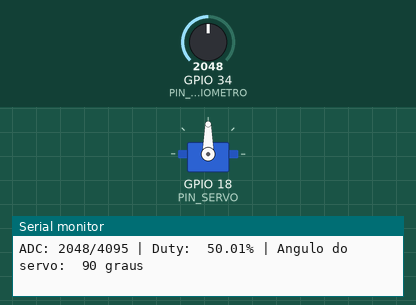
Simulated run of this sketch. Board: ESP32. On the bench: servo, the last lines printed to the serial monitor. The inputs (shaded band) are chosen by the test bench; at power-on: GPIO 34 (PIN_POTENCIOMETRO) = 2048 (analog values on the 0–4095 scale).

Above: at 1.5 s.
1.6 s: GPIO 34 (PIN_POTENCIOMETRO) set to 2440
At 2.8 s:
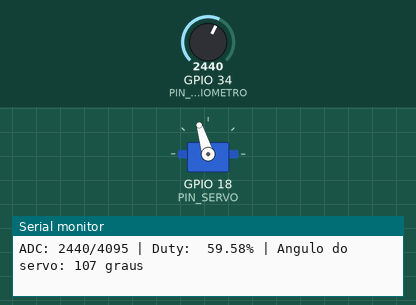
3.1 s: GPIO 34 (PIN_POTENCIOMETRO) set to 4095
At 4.2 s:
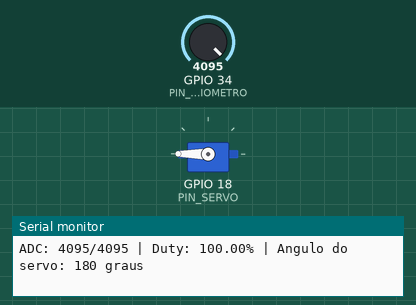
4.6 s: GPIO 34 (PIN_POTENCIOMETRO) set to 491
At 5.6 s:
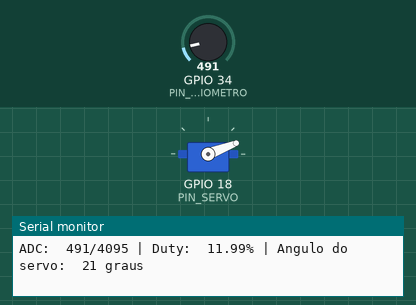
6.1 s: GPIO 34 (PIN_POTENCIOMETRO) set to 140
At 7.0 s:
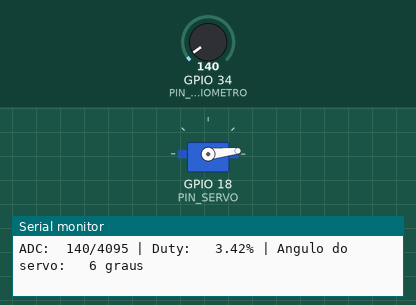
7.6 s: GPIO 34 (PIN_POTENCIOMETRO) set to 1228
At 8.4 s:
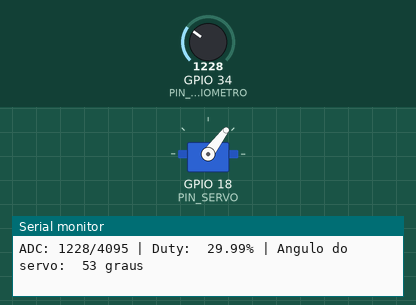
9.1 s: GPIO 34 (PIN_POTENCIOMETRO) set to 2866
At 9.8 s:
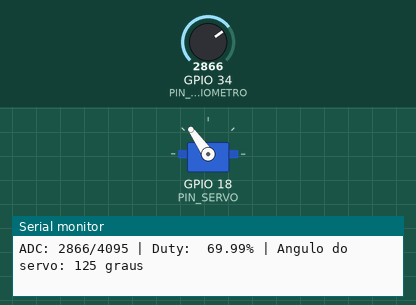
Timing chart, 0 to 11.6 s (numbered marks = the images above; inputs shaded):
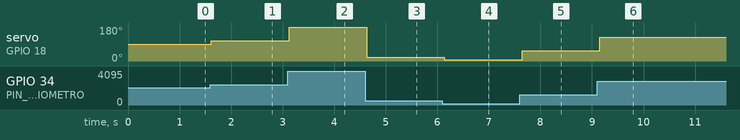

The sketch:

parte2_ex1_servo_potenciometro.ino
```cpp
// ==========================================================================
// SEL0433 - Aplicação de Microprocessadores
// Projeto 3 - Parte 2 / Exercício 1
// Controle PWM de servomotor via potenciômetro (biblioteca ESP32Servo)
// ==========================================================================


#include <ESP32Servo.h>

// Configurações de hardware
#define PIN_SERVO        18
#define PIN_POTENCIOMETRO 34
#define BAUD_RATE        115200

// Parâmetros do servo
#define SERVO_PULSO_MIN_US  500   // pulso minimo (0 graus)
#define SERVO_PULSO_MAX_US  2400  // pulso maximo (180 graus)
#define SERVO_ANGULO_MIN    0
#define SERVO_ANGULO_MAX    180

// Parâmetros do ADC
#define ADC_RESOLUCAO_BITS  12
#define ADC_VALOR_MAX       4095  // 2^12 - 1

#define UPDATE_PERIOD_MS    100

Servo meuServo;

void setup() {
  Serial.begin(BAUD_RATE);
  delay(300);
  Serial.println();

  meuServo.setPeriodHertz(50);
  meuServo.attach(PIN_SERVO, SERVO_PULSO_MIN_US, SERVO_PULSO_MAX_US);

  analogReadResolution(ADC_RESOLUCAO_BITS); // garante 12 bits de resolucao no ADC

  Serial.printf("Resolucao ADC: %d bits (0-%d)\n", ADC_RESOLUCAO_BITS, ADC_VALOR_MAX);
  Serial.println(F("Gire o potenciometro para mover o servo..."));
  Serial.println(F("------------------------------------------------------"));
}

void loop() {
  int leituraADC = analogRead(PIN_POTENCIOMETRO);

  // Converte a leitura bruta do ADC em duty cycle percentual (0-100%)
  float dutyPercent = (leituraADC * 100.0f) / ADC_VALOR_MAX;

  // Converte a leitura em angulo do servo (0-180 graus)
  int angulo = map(leituraADC, 0, ADC_VALOR_MAX, SERVO_ANGULO_MIN, SERVO_ANGULO_MAX);
  angulo = constrain(angulo, SERVO_ANGULO_MIN, SERVO_ANGULO_MAX);

  meuServo.write(angulo);

  Serial.printf("ADC: %4d/%d | Duty: %6.2f%% | Angulo do servo: %3d graus\n",
                leituraADC, ADC_VALOR_MAX, dutyPercent, angulo);

  delay(UPDATE_PERIOD_MS);
}
```

Measured:
- after the input at 1.6 s, servo on GPIO 18 (PIN_SERVO): 90° → 107° at once
- after the input at 3.1 s, servo on GPIO 18 (PIN_SERVO): 107° → 180° at once
- after the input at 4.6 s, servo on GPIO 18 (PIN_SERVO): 180° → 21° at once
- after the input at 6.1 s, servo on GPIO 18 (PIN_SERVO): 21° → 6° at once
- after the input at 7.6 s, servo on GPIO 18 (PIN_SERVO): 6° → 53° after 0.05 s
- after the input at 9.1 s, servo on GPIO 18 (PIN_SERVO): 53° → 125° after 0.05 s
